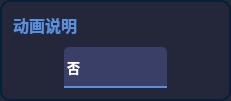
                        <widget class="QFrame" name="frame_theme_2">
                         <property name="sizePolicy">
                          <sizepolicy hsizetype="Preferred" vsizetype="Expanding">
                           <horstretch>0</horstretch>
                           <verstretch>0</verstretch>
                          </sizepolicy>
                         </property>
                         <property name="minimumSize">
                          <size>
                           <width>231</width>
                           <height>101</height>
                          </size>
                         </property>
                         <property name="styleSheet">
                          <string notr="true">QFrame{
 border:2px solid;
	border-color: rgb(5, 32, 56);
	background-color: rgb(36,38,58);
border-radius:10px;
}
QComboBox QAbstractItemView{
outline: 0px solid gray;            
/*border:1px solid #eeeeee;*/            
color:rgb(145,151,163);
selection-color:white;
font-size:14px;
font-family:Microsoft YaHei UI;            
background-color:rgb(18,26,39);
selection-background-color:rgb(33,41,54);
border-top-radius:0px;
border-bottom-radius:10px;
}</string>
                         </property>
                         <property name="frameShape">
                          <enum>QFrame::StyledPanel</enum>
                         </property>
                         <property name="frameShadow">
                          <enum>QFrame::Raised</enum>
                         </property>
                         <layout class="QVBoxLayout" name="verticalLayout_19">
                          <item alignment="Qt::AlignLeft|Qt::AlignTop">
                           <widget class="QLabel" name="label_label">
                            <property name="sizePolicy">
                             <sizepolicy hsizetype="Fixed" vsizetype="Fixed">
                              <horstretch>0</horstretch>
                              <verstretch>0</verstretch>
                             </sizepolicy>
                            </property>
                            <property name="font">
                             <font>
                              <family>Microsoft YaHei UI</family>
                              <pointsize>12</pointsize>
                              <weight>75</weight>
                              <bold>true</bold>
                             </font>
                            </property>
                            <property name="styleSheet">
                             <string notr="true">QLabel{
border:none;
color:#598FDC;
}</string>
                            </property>
                            <property name="text">
                             <string>动画说明</string>
                            </property>
                           </widget>
                          </item>
                          <item alignment="Qt::AlignBottom">
                           <widget class="QFrame" name="frame_selecttheme_2">
                            <property name="minimumSize">
                             <size>
                              <width>0</width>
                              <height>0</height>
                             </size>
                            </property>
                            <property name="styleSheet">
                             <string notr="true">QFrame{border:none;
}</string>
                            </property>
                            <property name="frameShape">
                             <enum>QFrame::StyledPanel</enum>
                            </property>
                            <property name="frameShadow">
                             <enum>QFrame::Raised</enum>
                            </property>
                            <property name="lineWidth">
                             <number>0</number>
                            </property>
                            <layout class="QHBoxLayout" name="horizontalLayout_20">
                             <property name="spacing">
                              <number>0</number>
                             </property>
                             <property name="leftMargin">
                              <number>0</number>
                             </property>
                             <property name="topMargin">
                              <number>0</number>
                             </property>
                             <property name="rightMargin">
                              <number>0</number>
                             </property>
                             <property name="bottomMargin">
                              <number>0</number>
                             </property>
                             <item>
                              <widget class="QComboBox" name="comboBox_label">
                               <property name="enabled">
                                <bool>true</bool>
                               </property>
                               <property name="sizePolicy">
                                <sizepolicy hsizetype="Fixed" vsizetype="Fixed">
                                 <horstretch>0</horstretch>
                                 <verstretch>0</verstretch>
                                </sizepolicy>
                               </property>
                               <property name="minimumSize">
                                <size>
                                 <width>103</width>
                                 <height>41</height>
                                </size>
                               </property>
                               <property name="font">
                                <font>
                                 <family>Microsoft YaHei UI</family>
                                 <pointsize>10</pointsize>
                                 <weight>75</weight>
                                 <italic>false</italic>
                                 <bold>true</bold>
                                </font>
                               </property>
                               <property name="mouseTracking">
                                <bool>false</bool>
                               </property>
                               <property name="tabletTracking">
                                <bool>false</bool>
                               </property>
                               <property name="styleSheet">
                                <string notr="true">
QComboBox {
    border: 0px solid;
	border-bottom: 2px solid;
	border-color: #598FDC;
    border-top-left-radius: 5px;
	border-top-right-radius: 5px;
    padding: 1px 10px 1px 3px;
    min-width: 6em;
	background-color: rgb(57, 63, 103);
	
	color: rgb(255, 255, 255);
	
}

QComboBox:on { /* shift the text when the popup opens */
    padding-top: 3px;
    padding-left: 4px;
}
QComboBox::drop-down {
    /*subcontrol-origin: padding;*/
    subcontrol-position: top right;
    width: 40px;
	height: 39px;
	border: 0px solid;
	
    border-radius: 5px; /* same radius as the QComboBox */
}
QComboBox::drop-down:pressed,QComboBox::drop-down:hover {
	background-color: rgb(38, 43, 85);
}

QComboBox::down-arrow {
	
	image: url(:/图标/下拉选择.png);
width: 100px;
height:25px;
	
}
QComboBox::down-arrow:on { /* shift the arrow when popup is open */
    top: 1px;
    left: 1px;
}
QComboBox::drop-down:editable:on {
    background: qlineargradient(x1: 0, y1: 0, x2: 0, y2: 1,
                                stop: 0 #D3D3D3, stop: 0.4 #D8D8D8,
                                stop: 0.5 #DDDDDD, stop: 1.0 #E1E1E1);
}
QComboBox QAbstractItemView{
outline: 0px solid gray;            
border:0px solid #eeeeee;            
color:rgb(145,151,163);
selection-color:white;
font-size:14px;
font-family:Microsoft YaHei UI;            
background-color:rgb(18,26,39);
selection-background-color:rgb(33,41,54);
}</string>
                               </property>
                               <property name="editable">
                                <bool>false</bool>
                               </property>
                               <property name="iconSize">
                                <size>
                                 <width>9</width>
                                 <height>9</height>
                                </size>
                               </property>
                               <item>
                                <property name="text">
                                 <string>否</string>
                                </property>
                               </item>
                               <item>
                                <property name="text">
                                 <string>是</string>
                                </property>
                               </item>
                              </widget>
                             </item>
                            </layout>
                           </widget>
                          </item>
                         </layout>
                        </widget>
